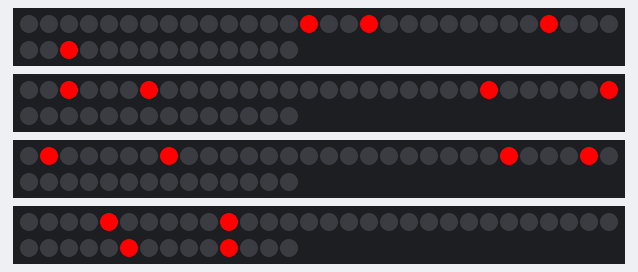
This sketch was run on a simulated Arduino Uno, built with avr-gcc and run on an emulated ATmega328P. Shown: 4 × 44 RGB LEDs in strip order, left to right, continuing on the next row. The local clock reads 2024-03-15 10:24:30 at power-on unless the sketch sets it; random numbers use the default seed unless the sketch sets one.

Above: at 0.07 s.
At 1.09 s:
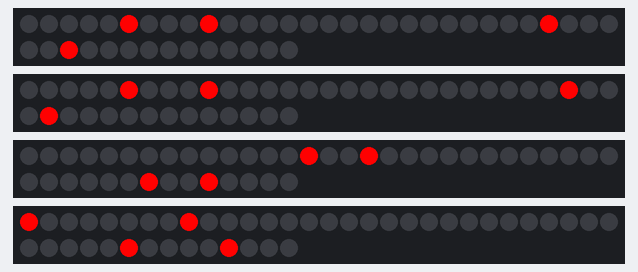
At 2.22 s:
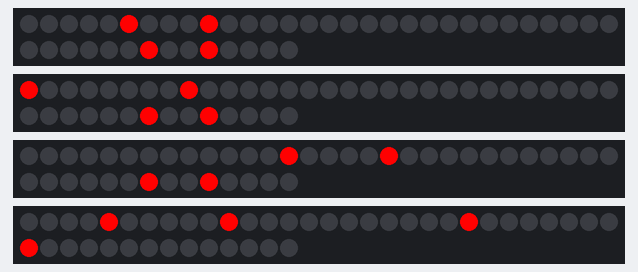
At 4.57 s:
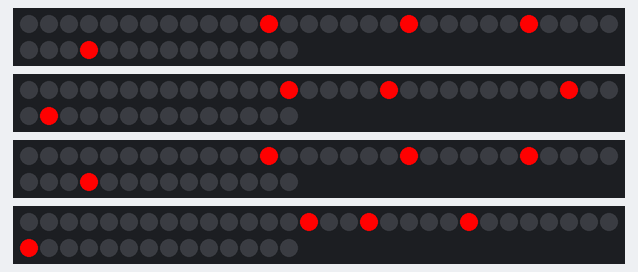
At 6.79 s:
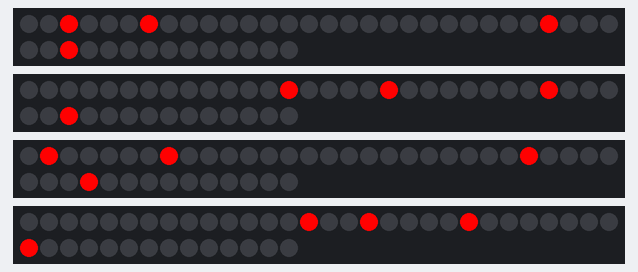
At 9.1 s:
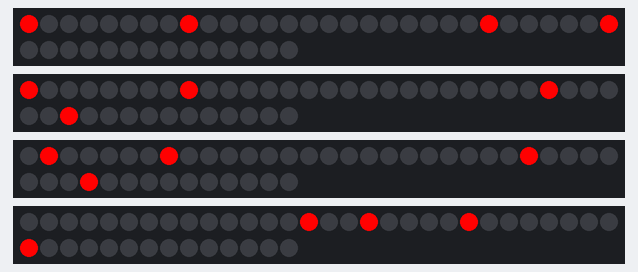

The sketch:

Lixie_divergence.ino
```cpp
#include <RTClib.h>
#include <Wire.h>
#include <Adafruit_NeoPixel.h>
#define PIN_A 4
#define PIN_B 5
#define PIN_C 6	     // input pin Neopixel is attached to
#define PIN_D 7
#define NUMPIXELS 44 // number of neopixels in strip
RTC_DS3231 rtc;
Adafruit_NeoPixel pixel_A = Adafruit_NeoPixel(NUMPIXELS, PIN_A, NEO_GRB + NEO_KHZ800);
Adafruit_NeoPixel pixel_B = Adafruit_NeoPixel(NUMPIXELS, PIN_B, NEO_GRB + NEO_KHZ800);
Adafruit_NeoPixel pixel_C = Adafruit_NeoPixel(NUMPIXELS, PIN_C, NEO_GRB + NEO_KHZ800);
Adafruit_NeoPixel pixel_D = Adafruit_NeoPixel(NUMPIXELS, PIN_D, NEO_GRB + NEO_KHZ800);

int delayval = 100;  // timing delay in milliseconds
int k = 0;  // Color type : R/G/B
int num = 0;  // divergence
float frame = -0.1;
int N1, N2, N3, N4, N5, N6, N7, N8;
int Col[3] = {0,0,0}; // RGB array
int Digit[8];
int output_A[2][2], output_B[2][2], output_C[2][2], output_D[2][2];


int numTable[2][11][2] = {
  {{0,8},{1,7},{2,6},{5,9},{4,10},{3,11},{12,19},{13,18},{14,17},{16,20},{15,21}},
  {{22,30},{23,29},{24,28},{27,31},{26,32},{25,33},{34,41},{35,40},{36,39},{38,42},{37,43}}
  };  // convert digits to LED strip number


void setup() {
    pixel_A.begin(); // Initialize the NeoPixel library.
    pixel_B.begin();
    pixel_C.begin();
    pixel_D.begin();
    Serial.begin(9600);
    Wire.begin();
    rtc.begin();

}

void loop() {
  setColor(k);

  DateTime now = rtc.now();
  divergence(sin(now.second()));
  if(num==7) Digit[2] = 0;
  else if (num==8) Digit[1] = 1;

  numMatch(Digit, output_A, output_B, output_C, output_D);

  for(int p=0; p<2; p++){
    for (int q=0;q<2; q++){
      pixel_A.setPixelColor(output_A[p][q], pixel_A.Color(Col[0], Col[1], Col[2]));
      pixel_B.setPixelColor(output_B[p][q], pixel_B.Color(Col[0], Col[1], Col[2]));
      pixel_C.setPixelColor(output_C[p][q], pixel_C.Color(Col[0], Col[1], Col[2]));
      pixel_D.setPixelColor(output_D[p][q], pixel_D.Color(Col[0], Col[1], Col[2]));
    }
  } // Lights on

  pixel_A.show();
  pixel_B.show();
  pixel_C.show();
  pixel_D.show();

  for(int p=0; p<2; p++){
    for (int q=0;q<2; q++){
      pixel_A.setPixelColor(output_A[p][q], pixel_A.Color(0, 0, 0));
      pixel_B.setPixelColor(output_B[p][q], pixel_B.Color(0, 0, 0));
      pixel_C.setPixelColor(output_C[p][q], pixel_C.Color(0, 0, 0));
      pixel_D.setPixelColor(output_D[p][q], pixel_D.Color(0, 0, 0));
    }
  } // Lights off

  delay(delayval);
  frame = frame + 0.1;
  if(frame > num) num++;
}

void setColor(int i) {
  for(int j=0; j<3; j++){
    Col[j]=1;
  }
  Col[i]=255;
}

void numMatch(int array[8], int matrix_A[2][2], int matrix_B[2][2], int matrix_C[2][2], int matrix_D[2][2]){
  matrix_A[0][0] = numTable[0][array[0]][0];
  matrix_A[0][1] = numTable[0][array[0]][1];
  matrix_A[1][0] = numTable[1][array[1]][0];
  matrix_A[1][1] = numTable[1][array[1]][1];

  matrix_B[0][0] = numTable[0][array[2]][0];
  matrix_B[0][1] = numTable[0][array[2]][1];
  matrix_B[1][0] = numTable[1][array[3]][0];
  matrix_B[1][1] = numTable[1][array[3]][1];

  matrix_C[0][0] = numTable[0][array[4]][0];
  matrix_C[0][1] = numTable[0][array[4]][1];
  matrix_C[1][0] = numTable[1][array[5]][0];
  matrix_C[1][1] = numTable[1][array[5]][1];

  matrix_D[0][0] = numTable[0][array[6]][0];
  matrix_D[0][1] = numTable[0][array[6]][1];
  matrix_D[1][0] = numTable[1][array[7]][0];
  matrix_D[1][1] = numTable[1][array[7]][1];
} // output LED strip number that corresponds to input digit


void divergence(unsigned long randomNum){
  randomSeed(randomNum);
  int s;
  switch(num){
    case 0:
      for(s=0; s<8; s++){
        Digit[s]=random(0,9);
      }

    case 1:
      for(s=0; s<8; s++){
        Digit[s]=random(0,9);
      }
      N8 = random(0,9);
      Digit[7]=N8;

     case 2:
      for(s=0; s<7; s++){
        Digit[s]=random(0,9);
      }
      N7 = random(0,9);
      Digit[6]=N7;
      Digit[7]=N8;

     case 3:
      for(s=0; s<6; s++){
        Digit[s]=random(0,9);
      }
      N6 = random(0,9);
      Digit[5]=N6;
      Digit[6]=N7;
      Digit[7]=N8;

     case 4:
      for(s=0; s<5; s++){
        Digit[s]=random(0,9);
      }
      N5 = random(0,9);
      Digit[4]=N5;
      Digit[5]=N6;
      Digit[6]=N7;
      Digit[7]=N8;

     case 5:
      for(s=0; s<4; s++){
        Digit[s]=random(0,9);
      }
      N4 = random(0,9);
      Digit[3]=N4;
      Digit[4]=N5;
      Digit[5]=N6;
      Digit[6]=N7;
      Digit[7]=N8;

     case 6:
      for(s=0; s<3; s++){
        Digit[s]=random(0,9);
      }
      N3 = random(0,9);
      Digit[2]=N3;
      Digit[3]=N4;
      Digit[4]=N5;
      Digit[5]=N6;
      Digit[6]=N7;
      Digit[7]=N8;

     case 7:
      for(s=0; s<2; s++){
        Digit[s]=random(0,9);
      }
      N2 = random(0,9);
      Digit[1]=N2;
      Digit[2]=N3;
      Digit[3]=N4;
      Digit[4]=N5;
      Digit[5]=N6;
      Digit[6]=N7;
      Digit[7]=N8;

     case 8:
      N1 = random(0,9);
      Digit[0]=N1;
      Digit[1]=N2;
      Digit[2]=N3;
      Digit[3]=N4;
      Digit[4]=N5;
      Digit[5]=N6;
      Digit[6]=N7;
      Digit[7]=N8;
  }
}
```
